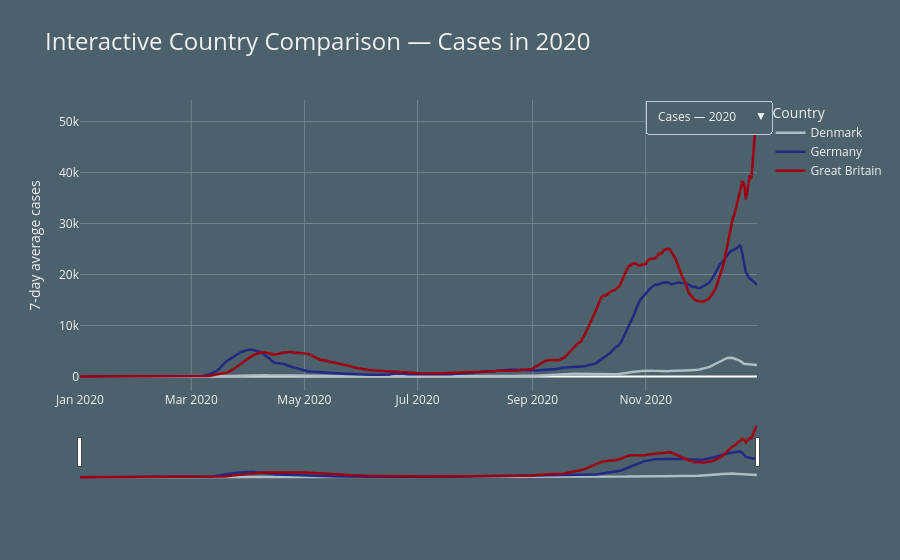

Here is the notebook cell this chart was saved with:
### Markdown cell above
## Interactive comparison with year and metric controls

This figure allows the user to switch between:
- cases
- deaths

and between available years.

It is useful for focusing on specific pandemic phases and comparing how the three countries behaved within the same time window.

### Code cell
plot_df = epi_compare[["date", "location_key", "country", "new_confirmed_7d", "new_deceased_7d"]].copy()
plot_df["year"] = plot_df["date"].dt.year

available_years = sorted(plot_df["year"].dropna().unique())

fig = go.Figure()

trace_lookup = []
for metric_name, metric_col in [("Cases", "new_confirmed_7d"), ("Deaths", "new_deceased_7d")]:
    for year in available_years:
        df_year = plot_df[plot_df["year"] == year]
        for code in selected_countries:
            df_country = df_year[df_year["location_key"] == code]
            fig.add_trace(
                go.Scatter(
                    x=df_country["date"],
                    y=df_country[metric_col],
                    mode="lines",
                    name=country_names[code],
                    line=dict(color=COUNTRY_COLORS[code], width=2.5),
                    visible=(metric_name == "Cases" and year == available_years[0]),
                    hovertemplate=(
                        "<b>%{fullData.name}</b><br>"
                        "Date: %{x|%Y-%m-%d}<br>"
                        f"{metric_name}: " + "%{y:,.0f}<extra></extra>"
                    )
                )
            )
            trace_lookup.append((metric_name, year, code))

def visibility_mask(metric, year):
    return [(m == metric and y == year) for (m, y, c) in trace_lookup]

metric_year_buttons = []
for metric_name, y_title in [("Cases", "7-day average cases"), ("Deaths", "7-day average deaths")]:
    for year in available_years:
        metric_year_buttons.append(
            dict(
                label=f"{metric_name} — {year}",
                method="update",
                args=[
                    {"visible": visibility_mask(metric_name, year)},
                    {
                        "title": f"Interactive Country Comparison — {metric_name} in {year}",
                        "yaxis": {"title": y_title}
                    }
                ]
            )
        )

fig.update_layout(
    paper_bgcolor="#4C616C",
    plot_bgcolor="#4C616C",
    font=dict(color="#F0F0F0"),
    title=f"Interactive Country Comparison — Cases in {available_years[0]}",
    title_font=dict(size=24, color="#F0F0F0"),
    xaxis_title="",
    yaxis_title="7-day average cases",
    hovermode="x unified",
    legend_title="Country",
    updatemenus=[
        dict(
            type="dropdown",
            direction="down",
            x=1.02,
            y=1.00,
            showactive=True,
            buttons=metric_year_buttons
        )
    ]
)

fig.update_xaxes(
    showgrid=True,
    gridcolor="#6F838D",
    rangeslider_visible=True
)
fig.update_yaxes(showgrid=True, gridcolor="#6F838D")

fig.show()

### Figure 1 — Plotly figure (JSON) as saved in the notebook; plotly's stock layout.template omitted (floating-point values rounded to 4 significant figures; data arrays with more than 128 entries replaced by an {"elided": "..."} marker saying what was removed)
{"data": [{"hovertemplate": "<b>%{fullData.name}</b><br>Date: %{x|%Y-%m-%d}<br>Cases: %{y:,.0f}<extra></extra>", "line": {"color": "#AEBCC3", "width": 2.5}, "mode": "lines", "name": "Denmark", "type": "scatter", "visible": true, "x": {"elided": "366 str values"}, "y": {"elided": "366 float values"}}, {"hovertemplate": "<b>%{fullData.name}</b><br>Date: %{x|%Y-%m-%d}<br>Cases: %{y:,.0f}<extra></extra>", "line": {"color": "#202983", "width": 2.5}, "mode": "lines", "name": "Germany", "type": "scatter", "visible": true, "x": {"elided": "366 str values"}, "y": {"elided": "366 float values"}}, {"hovertemplate": "<b>%{fullData.name}</b><br>Date: %{x|%Y-%m-%d}<br>Cases: %{y:,.0f}<extra></extra>", "line": {"color": "#9D0011", "width": 2.5}, "mode": "lines", "name": "Great Britain", "type": "scatter", "visible": true, "x": {"elided": "366 str values"}, "y": {"elided": "366 float values"}}, {"hovertemplate": "<b>%{fullData.name}</b><br>Date: %{x|%Y-%m-%d}<br>Cases: %{y:,.0f}<extra></extra>", "line": {"color": "#AEBCC3", "width": 2.5}, "mode": "lines", "name": "Denmark", "type": "scatter", "visible": false, "x": {"elided": "365 str values"}, "y": {"elided": "365 float values"}}, {"hovertemplate": "<b>%{fullData.name}</b><br>Date: %{x|%Y-%m-%d}<br>Cases: %{y:,.0f}<extra></extra>", "line": {"color": "#202983", "width": 2.5}, "mode": "lines", "name": "Germany", "type": "scatter", "visible": false, "x": {"elided": "365 str values"}, "y": {"elided": "365 float values"}}, {"hovertemplate": "<b>%{fullData.name}</b><br>Date: %{x|%Y-%m-%d}<br>Cases: %{y:,.0f}<extra></extra>", "line": {"color": "#9D0011", "width": 2.5}, "mode": "lines", "name": "Great Britain", "type": "scatter", "visible": false, "x": {"elided": "365 str values"}, "y": {"elided": "365 float values"}}, {"hovertemplate": "<b>%{fullData.name}</b><br>Date: %{x|%Y-%m-%d}<br>Cases: %{y:,.0f}<extra></extra>", "line": {"color": "#AEBCC3", "width": 2.5}, "mode": "lines", "name": "Denmark", "type": "scatter", "visible": false, "x": {"elided": "256 str values"}, "y": {"elided": "256 float values"}}, {"hovertemplate": "<b>%{fullData.name}</b><br>Date: %{x|%Y-%m-%d}<br>Cases: %{y:,.0f}<extra></extra>", "line": {"color": "#202983", "width": 2.5}, "mode": "lines", "name": "Germany", "type": "scatter", "visible": false, "x": {"elided": "256 str values"}, "y": {"elided": "256 float values"}}, {"hovertemplate": "<b>%{fullData.name}</b><br>Date: %{x|%Y-%m-%d}<br>Cases: %{y:,.0f}<extra></extra>", "line": {"color": "#9D0011", "width": 2.5}, "mode": "lines", "name": "Great Britain", "type": "scatter", "visible": false, "x": {"elided": "256 str values"}, "y": {"elided": "256 float values"}}, {"hovertemplate": "<b>%{fullData.name}</b><br>Date: %{x|%Y-%m-%d}<br>Deaths: %{y:,.0f}<extra></extra>", "line": {"color": "#AEBCC3", "width": 2.5}, "mode": "lines", "name": "Denmark", "type": "scatter", "visible": false, "x": {"elided": "366 str values"}, "y": {"elided": "366 float values"}}, {"hovertemplate": "<b>%{fullData.name}</b><br>Date: %{x|%Y-%m-%d}<br>Deaths: %{y:,.0f}<extra></extra>", "line": {"color": "#202983", "width": 2.5}, "mode": "lines", "name": "Germany", "type": "scatter", "visible": false, "x": {"elided": "366 str values"}, "y": {"elided": "366 float values"}}, {"hovertemplate": "<b>%{fullData.name}</b><br>Date: %{x|%Y-%m-%d}<br>Deaths: %{y:,.0f}<extra></extra>", "line": {"color": "#9D0011", "width": 2.5}, "mode": "lines", "name": "Great Britain", "type": "scatter", "visible": false, "x": {"elided": "366 str values"}, "y": {"elided": "366 float values"}}, {"hovertemplate": "<b>%{fullData.name}</b><br>Date: %{x|%Y-%m-%d}<br>Deaths: %{y:,.0f}<extra></extra>", "line": {"color": "#AEBCC3", "width": 2.5}, "mode": "lines", "name": "Denmark", "type": "scatter", "visible": false, "x": {"elided": "365 str values"}, "y": {"elided": "365 float values"}}, {"hovertemplate": "<b>%{fullData.name}</b><br>Date: %{x|%Y-%m-%d}<br>Deaths: %{y:,.0f}<extra></extra>", "line": {"color": "#202983", "width": 2.5}, "mode": "lines", "name": "Germany", "type": "scatter", "visible": false, "x": {"elided": "365 str values"}, "y": {"elided": "365 float values"}}, {"hovertemplate": "<b>%{fullData.name}</b><br>Date: %{x|%Y-%m-%d}<br>Deaths: %{y:,.0f}<extra></extra>", "line": {"color": "#9D0011", "width": 2.5}, "mode": "lines", "name": "Great Britain", "type": "scatter", "visible": false, "x": {"elided": "365 str values"}, "y": {"elided": "365 float values"}}, {"hovertemplate": "<b>%{fullData.name}</b><br>Date: %{x|%Y-%m-%d}<br>Deaths: %{y:,.0f}<extra></extra>", "line": {"color": "#AEBCC3", "width": 2.5}, "mode": "lines", "name": "Denmark", "type": "scatter", "visible": false, "x": {"elided": "256 str values"}, "y": {"elided": "256 float values"}}, {"hovertemplate": "<b>%{fullData.name}</b><br>Date: %{x|%Y-%m-%d}<br>Deaths: %{y:,.0f}<extra></extra>", "line": {"color": "#202983", "width": 2.5}, "mode": "lines", "name": "Germany", "type": "scatter", "visible": false, "x": {"elided": "256 str values"}, "y": {"elided": "256 float values"}}, {"hovertemplate": "<b>%{fullData.name}</b><br>Date: %{x|%Y-%m-%d}<br>Deaths: %{y:,.0f}<extra></extra>", "line": {"color": "#9D0011", "width": 2.5}, "mode": "lines", "name": "Great Britain", "type": "scatter", "visible": false, "x": {"elided": "256 str values"}, "y": {"elided": "256 float values"}}], "layout": {"font": {"color": "#F0F0F0"}, "hovermode": "x unified", "legend": {"title": {"text": "Country"}}, "paper_bgcolor": "#4C616C", "plot_bgcolor": "#4C616C", "title": {"font": {"color": "#F0F0F0", "size": 24}, "text": "Interactive Country Comparison — Cases in 2020"}, "updatemenus": [{"buttons": [{"args": [{"visible": [true, true, true, false, false, false, false, false, false, false, false, false, false, false, false, false, false, false]}, {"title": "Interactive Country Comparison — Cases in 2020", "yaxis": {"title": "7-day average cases"}}], "label": "Cases — 2020", "method": "update"}, {"args": [{"visible": [false, false, false, true, true, true, false, false, false, false, false, false, false, false, false, false, false, false]}, {"title": "Interactive Country Comparison — Cases in 2021", "yaxis": {"title": "7-day average cases"}}], "label": "Cases — 2021", "method": "update"}, {"args": [{"visible": [false, false, false, false, false, false, true, true, true, false, false, false, false, false, false, false, false, false]}, {"title": "Interactive Country Comparison — Cases in 2022", "yaxis": {"title": "7-day average cases"}}], "label": "Cases — 2022", "method": "update"}, {"args": [{"visible": [false, false, false, false, false, false, false, false, false, true, true, true, false, false, false, false, false, false]}, {"title": "Interactive Country Comparison — Deaths in 2020", "yaxis": {"title": "7-day average deaths"}}], "label": "Deaths — 2020", "method": "update"}, {"args": [{"visible": [false, false, false, false, false, false, false, false, false, false, false, false, true, true, true, false, false, false]}, {"title": "Interactive Country Comparison — Deaths in 2021", "yaxis": {"title": "7-day average deaths"}}], "label": "Deaths — 2021", "method": "update"}, {"args": [{"visible": [false, false, false, false, false, false, false, false, false, false, false, false, false, false, false, true, true, true]}, {"title": "Interactive Country Comparison — Deaths in 2022", "yaxis": {"title": "7-day average deaths"}}], "label": "Deaths — 2022", "method": "update"}], "direction": "down", "showactive": true, "type": "dropdown", "x": 1.02, "y": 1}], "xaxis": {"gridcolor": "#6F838D", "rangeslider": {"visible": true}, "showgrid": true, "title": {"text": ""}}, "yaxis": {"gridcolor": "#6F838D", "showgrid": true, "title": {"text": "7-day average cases"}}}}
